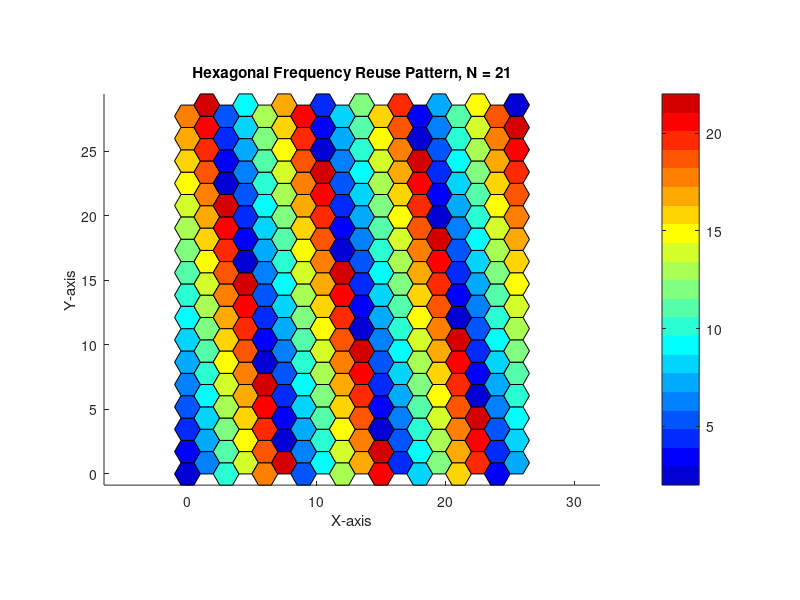

The MATLAB source for this figure:
% Cluster size and shift parameters
i = 4;
j = 1;
N = i^2 + i*j + j^2;
 
radius = 1;
rows = 18;
cols = 18;
 
figure; hold on; axis equal;
title(['Hexagonal Frequency Reuse Pattern, N = ', num2str(N)]);
xlabel('X-axis'); ylabel('Y-axis');
theta = (1:6) * pi/3;
for r = 0:rows-2
    for c = 0:cols-1
        % Calculate hexagon center coordinates
        x = radius * (3/2 * c);
        y = radius * (sqrt(3) * r + (sqrt(3)/2) * mod(c,2));
 
        % Assign frequency using modulo pattern
        freq = mod(c*i + r*j, N) + 2;
 
        % Draw the hexagon cell
        fill(x + radius*cos(theta), y + radius*sin(theta), freq, ...
            'EdgeColor', 'k');
    end
end
 
colormap(jet(N));
colorbar;
